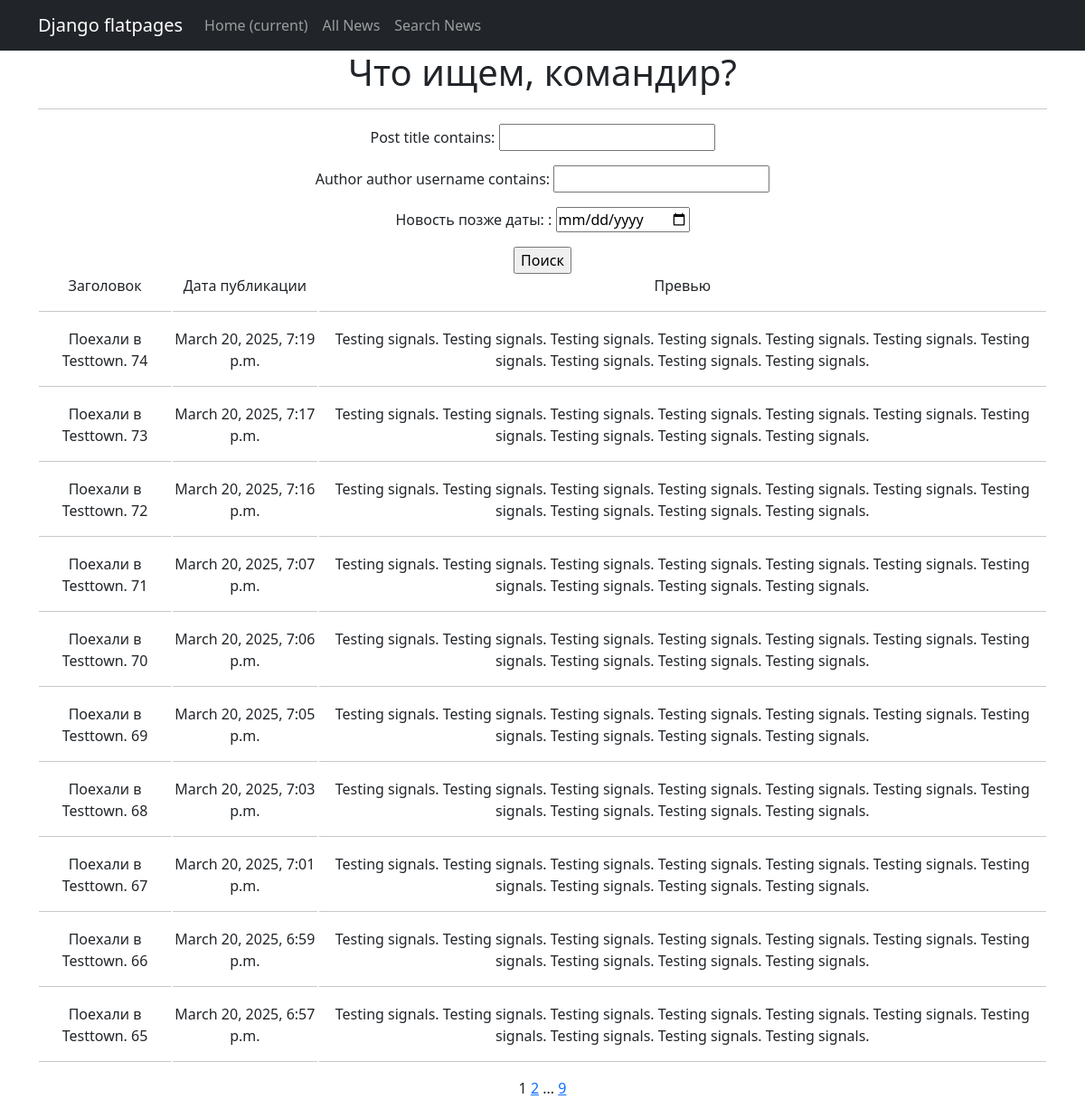
Page /news/search/ on the earlier database version.
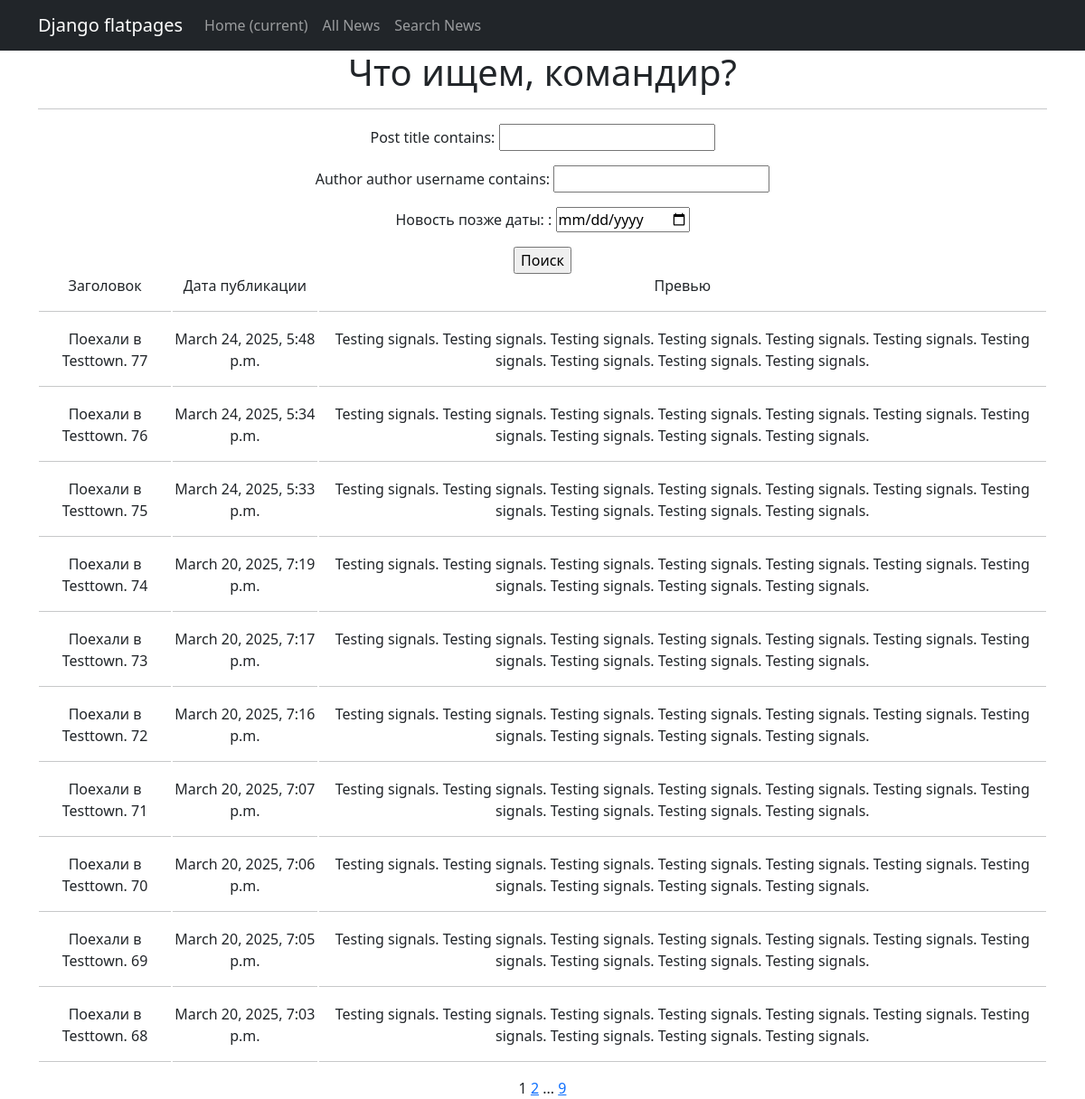
Same page on the later database version.
### news/models.py (models this page shows, shortened)
class Post(models.Model):
    article = 'ARTC'
    news = 'NEWS'
    POSITIONS = [
        (article, 'Статья'),
        (news, 'Новости')
    ]
    post_title = models.CharField(max_length=255, unique=True)
    post_body = models.TextField()
    post_rating = models.IntegerField(default=0)
    post_content = models.CharField(max_length=4,
                                    choices=POSITIONS)
    post_creation_datetime = models.DateTimeField(auto_now_add=True)
    author = models.ForeignKey('Author', on_delete=models.CASCADE)
    categories = models.ManyToManyField(Category, through='PostCategory', related_name='posts_categories')

### news/views.py (the view)
# urls.py: path('search/', NewsSearch.as_view(), name='news_search'),
class NewsSearch(NewsList):
    context_object_name = 'news_search'
    template_name = 'news_search.html'
    def get_queryset(self):
        queryset = super().get_queryset()
        self.filterset = NewsFilter(self.request.GET, queryset)
        return self.filterset.qs
    def get_context_data(self, **kwargs):
        context = super().get_context_data()
        context['filterset'] = self.filterset
        return context

### news/templatetags/custom_filters.py (called while the page is built)
@register.filter()
def censor(text):
    try:
        if isinstance(text, str) is False:
            raise TypeError
    except TypeError:
        print("Неверный тип данных. Нужен str.")
    else:
        _text = re.findall(r"[\w+]+|[.,!?;:«»/]", text)
        for k, word in enumerate(_text):
            if all([word[1:].islower() is False,
                    word.isdigit() is False]):
                _text[k] = word[0:1] + censor_sign * (len(word) - 1)
            else:
                continue
        formated_text = re.sub(r" ([.,!?;:»/])", r"\1", " ".join(_text))
        formated_text = re.sub(r"([«/]) ", r"\1", formated_text)
        return formated_text

### news/templatetags/custom_tags.py (called while the page is built)
@register.simple_tag(takes_context=True)
def url_replace(context, **kwargs):
    d = context['request'].GET.copy()
    for k, v in kwargs.items():
        d[k] = v
    return d.urlencode()

### templates/news_search.html (shortened to what this page needs)
{% extends 'flatpages/default.html' %}
{% load custom_filters %}
{% load custom_tags %}
{% block content %}
<h1>Что ищем, командир?</h1>
<hr>
<form action="" method="get">
    {{ filterset.form.as_p }}
    <input type="submit" value="Поиск"/>
</form>
{% if news_search %}
    <table>
        <tr>
            <td>Заголовок<hr></td>
            <td>Дата публикации<hr></td>
            <td>Превью<hr></td>
        </tr>
        {% for new in news_search %}
            <tr>
                <td>{{ new.post_title|censor }}<hr></td>
                <td>{{ new.post_creation_datetime }}<hr></td>
                <td>{{ new.post_body|truncatewords:20|censor }}<hr></td>
            </tr>
        {% endfor %}
    </table>
{% else %}
    <hr>
    Такой новости нет.
{% endif%}
{% if news_search %}
    {{ page_obj.number }}
{% endif %}
{% if page_obj.has_next %}
    <a href="?{% url_replace page=page_obj.next_page_number %}">{{ page_obj.next_page_number }}</a>
    {% if paginator.num_pages != page_obj.next_page_number %}
        ...
        <a href="?{% url_replace page=paginator.num_pages %}">{{ page_obj.paginator.num_pages }}</a>
    {% endif %}
{% endif %}
{% endblock content %}

Differences in the rows shown:
no longer on this page (row unchanged): Post: post_title|censor "Поехали в Testtown. 67", post_creation_datetime "March 20, 2025, 7:01 p.m.", post_body|censor "Testing signals. Testing signals. Testing signals. Testing signals. Testing signals. Testing signals. Testing signals. Testing signals. Testing signals. Testing signals."
no longer on this page (row unchanged): Post: post_title|censor "Поехали в Testtown. 66", post_creation_datetime "March 20, 2025, 6:59 p.m.", post_body|censor "Testing signals. Testing signals. Testing signals. Testing signals. Testing signals. Testing signals. Testing signals. Testing signals. Testing signals. Testing signals."
no longer on this page (row unchanged): Post: post_title|censor "Поехали в Testtown. 65", post_creation_datetime "March 20, 2025, 6:57 p.m.", post_body|censor "Testing signals. Testing signals. Testing signals. Testing signals. Testing signals. Testing signals. Testing signals. Testing signals. Testing signals. Testing signals."
added Post: post_title|censor "Поехали в Testtown. 77", post_creation_datetime "March 24, 2025, 5:48 p.m.", post_body|censor "Testing signals. Testing signals. Testing signals. Testing signals. Testing signals. Testing signals. Testing signals. Testing signals. Testing signals. Testing signals."
added Post: post_title|censor "Поехали в Testtown. 76", post_creation_datetime "March 24, 2025, 5:34 p.m.", post_body|censor "Testing signals. Testing signals. Testing signals. Testing signals. Testing signals. Testing signals. Testing signals. Testing signals. Testing signals. Testing signals."
added Post: post_title|censor "Поехали в Testtown. 75", post_creation_datetime "March 24, 2025, 5:33 p.m.", post_body|censor "Testing signals. Testing signals. Testing signals. Testing signals. Testing signals. Testing signals. Testing signals. Testing signals. Testing signals. Testing signals."
